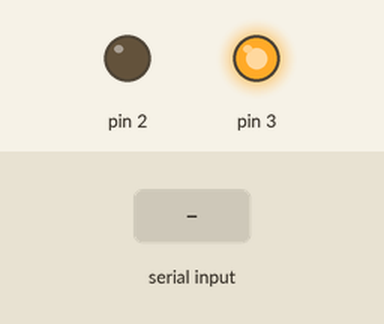
The sketch below on a simulated Arduino Uno, built with avr-gcc and run on an emulated ATmega328P. Parts: output pins drawn as LEDs (lit = HIGH). Inputs (shaded band) come from the test bench.

Above: at 1.2 s.
1.3 s: "o" received over Serial
At 2.0 s:
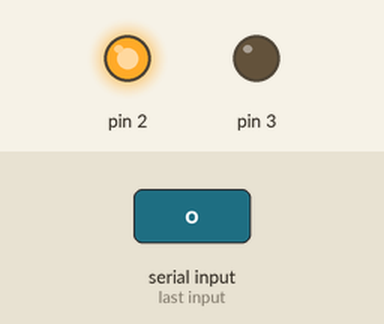
2.8 s: "c" received over Serial
At 3.2 s:
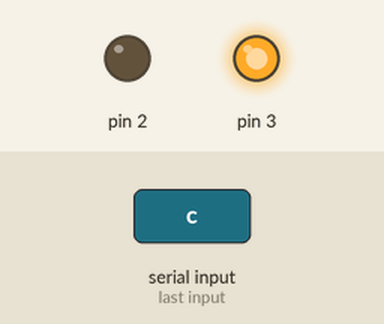
Timing chart, 0 to 5.8 s (numbered marks = the images above; inputs shaded):
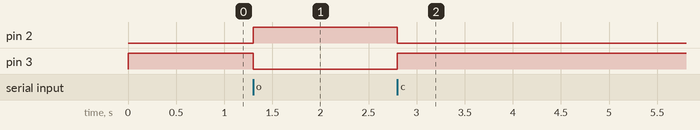

Measured:
- after the input at 1.3 s, pin 2: LOW → HIGH at once; pin 3: HIGH → LOW at once
- after the input at 2.8 s, pin 2: HIGH → LOW at once; pin 3: LOW → HIGH at once

The sketch:

valve.ino
```cpp
void setup() {
  // put your setup code here, to run once:
  pinMode(2, OUTPUT);
  pinMode(3, OUTPUT);

  Serial.begin(9600);

  digitalWrite(3, 1);
}

void loop() {
  // put your main code here, to run repeatedly:
  char sread = Serial.read();
  if (sread == 'o') {
    digitalWrite(2, HIGH);
    digitalWrite(3, LOW);
  }

  else if (sread == 'c') {
    digitalWrite(2, LOW);
    digitalWrite(3, HIGH);
  }

  else if (sread == 'q') { //echo !!
    Serial.write('w');
  }
}
```
